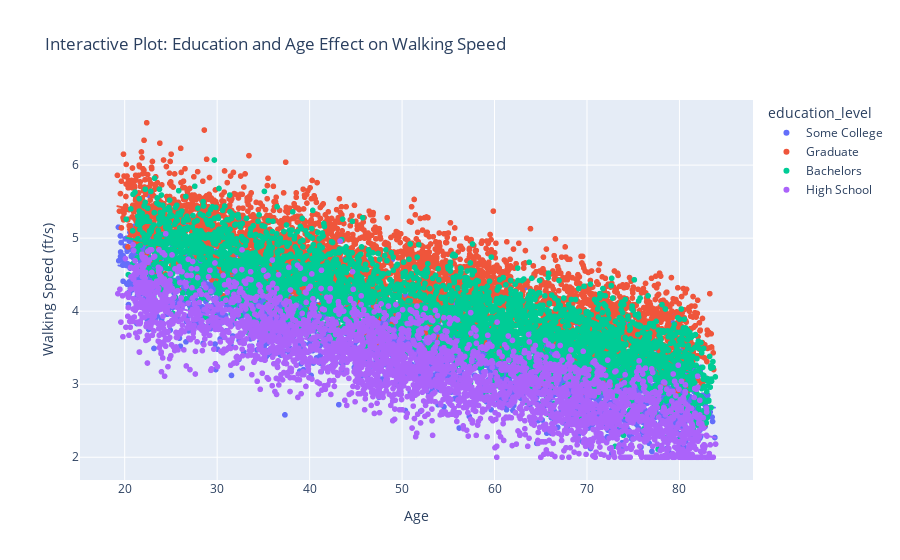

Write notebook code for a chart like this one.
### Markdown cell above
## Using plotly for interactive plots

### Code cell
fig = px.scatter(
    data,
    x='age',
    y='walking_speed',
    color='education_level',
    trendline='ols',
    title='Interactive Plot: Education and Age Effect on Walking Speed'
)
fig.update_layout(xaxis_title='Age', yaxis_title='Walking Speed (ft/s)')
fig.write_html("interactive_walking_speed.html")
fig.show()

### Figure 1 — Plotly figure (JSON) as saved in the notebook; plotly's stock layout.template omitted (floating-point values rounded to 4 significant figures; data arrays with more than 128 entries replaced by an {"elided": "..."} marker saying what was removed)
{"data": [{"hovertemplate": "education_level=Some College<br>age=%{x}<br>walking_speed=%{y}<extra></extra>", "legendgroup": "Some College", "marker": {"color": "#636efa", "symbol": "circle"}, "mode": "markers", "name": "Some College", "showlegend": true, "type": "scattergl", "x": {"elided": "3882 float values"}, "xaxis": "x", "y": {"elided": "3882 float values"}, "yaxis": "y"}, {"hovertemplate": "<b>OLS trendline</b><br>walking_speed = -0.0301891 * age + 5.20995<br>R<sup>2</sup>=0.702624<br><br>education_level=Some College<br>age=%{x}<br>walking_speed=%{y} <b>(trend)</b><extra></extra>", "legendgroup": "Some College", "marker": {"color": "#636efa", "symbol": "circle"}, "mode": "lines", "name": "Some College", "showlegend": false, "type": "scattergl", "x": {"elided": "3882 float values"}, "xaxis": "x", "y": {"elided": "3882 float values"}, "yaxis": "y"}, {"hovertemplate": "education_level=Graduate<br>age=%{x}<br>walking_speed=%{y}<extra></extra>", "legendgroup": "Graduate", "marker": {"color": "#EF553B", "symbol": "circle"}, "mode": "markers", "name": "Graduate", "showlegend": true, "type": "scattergl", "x": {"elided": "4116 float values"}, "xaxis": "x", "y": {"elided": "4116 float values"}, "yaxis": "y"}, {"hovertemplate": "<b>OLS trendline</b><br>walking_speed = -0.0303209 * age + 6.02003<br>R<sup>2</sup>=0.713155<br><br>education_level=Graduate<br>age=%{x}<br>walking_speed=%{y} <b>(trend)</b><extra></extra>", "legendgroup": "Graduate", "marker": {"color": "#EF553B", "symbol": "circle"}, "mode": "lines", "name": "Graduate", "showlegend": false, "type": "scattergl", "x": {"elided": "4116 float values"}, "xaxis": "x", "y": {"elided": "4116 float values"}, "yaxis": "y"}, {"hovertemplate": "education_level=Bachelors<br>age=%{x}<br>walking_speed=%{y}<extra></extra>", "legendgroup": "Bachelors", "marker": {"color": "#00cc96", "symbol": "circle"}, "mode": "markers", "name": "Bachelors", "showlegend": true, "type": "scattergl", "x": {"elided": "3971 float values"}, "xaxis": "x", "y": {"elided": "3971 float values"}, "yaxis": "y"}, {"hovertemplate": "<b>OLS trendline</b><br>walking_speed = -0.0303268 * age + 5.61847<br>R<sup>2</sup>=0.708829<br><br>education_level=Bachelors<br>age=%{x}<br>walking_speed=%{y} <b>(trend)</b><extra></extra>", "legendgroup": "Bachelors", "marker": {"color": "#00cc96", "symbol": "circle"}, "mode": "lines", "name": "Bachelors", "showlegend": false, "type": "scattergl", "x": {"elided": "3971 float values"}, "xaxis": "x", "y": {"elided": "3971 float values"}, "yaxis": "y"}, {"hovertemplate": "education_level=High School<br>age=%{x}<br>walking_speed=%{y}<extra></extra>", "legendgroup": "High School", "marker": {"color": "#ab63fa", "symbol": "circle"}, "mode": "markers", "name": "High School", "showlegend": true, "type": "scattergl", "x": {"elided": "3440 float values"}, "xaxis": "x", "y": {"elided": "3440 float values"}, "yaxis": "y"}, {"hovertemplate": "<b>OLS trendline</b><br>walking_speed = -0.0305246 * age + 4.82822<br>R<sup>2</sup>=0.716427<br><br>education_level=High School<br>age=%{x}<br>walking_speed=%{y} <b>(trend)</b><extra></extra>", "legendgroup": "High School", "marker": {"color": "#ab63fa", "symbol": "circle"}, "mode": "lines", "name": "High School", "showlegend": false, "type": "scattergl", "x": {"elided": "3440 float values"}, "xaxis": "x", "y": {"elided": "3440 float values"}, "yaxis": "y"}], "layout": {"legend": {"title": {"text": "education_level"}, "tracegroupgap": 0}, "title": {"text": "Interactive Plot: Education and Age Effect on Walking Speed"}, "xaxis": {"anchor": "y", "domain": [0, 1], "title": {"text": "Age"}}, "yaxis": {"anchor": "x", "domain": [0, 1], "title": {"text": "Walking Speed (ft/s)"}}}}
